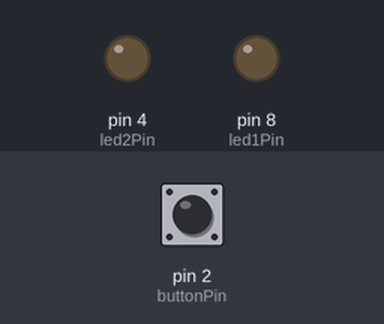
The sketch below on a simulated Arduino Uno, built with avr-gcc and run on an emulated ATmega328P. On the bench: output pins drawn as LEDs (lit = HIGH). The inputs (shaded band) are chosen by the test bench; at power-on: pin 2 (buttonPin) LOW.

Above: at 1.2 s.
1.3 s: pin 2 (buttonPin) pulled HIGH for 0.15 s
At 2.2 s:
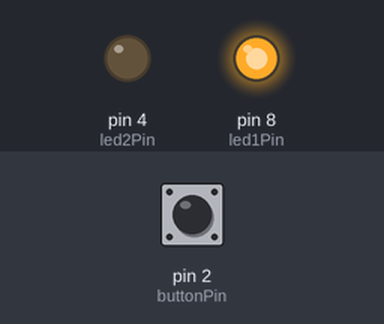
2.9 s: pin 2 (buttonPin) pulled HIGH for 1 s
At 3.4 s:
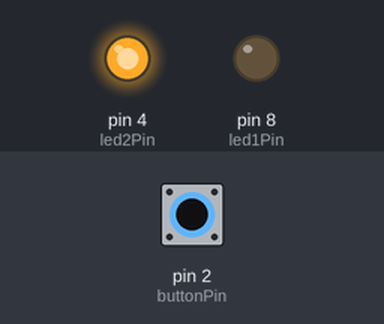
5.4 s: pin 2 (buttonPin) pulled HIGH for 3.2 s
At 6.5 s:
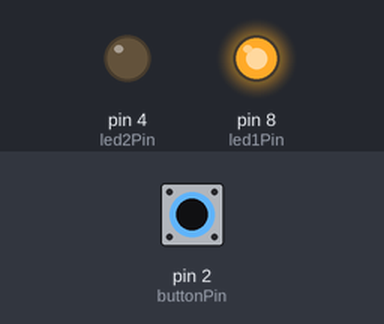
Timing chart, 0 to 8.4 s (numbered marks = the images above; inputs shaded):
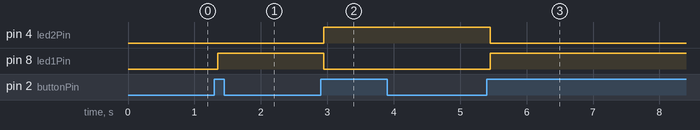

The sketch:

button-2led.ino
```cpp
/*

  This example shows how to detect when a button or button changes the led status from off to on
  and on to off.

  The circuit:
  - pushbutton attached to pin 2 from +5V
  - 10 kilohm resistor attached to pin 2 from ground
  - LED attached from pin 13 to ground through 220 ohm resistor
*/

// this constant won't change:
const int buttonPin = 2;  // the pin that the pushbutton is attached to
const int led1Pin = 8;    // the pin that the LED 1 is attached to
const int led2Pin = 4;    // the pin that te LED 2 is attached to

// Variables will change:
int led1 = 0;               // current state of the led 1
int led2 = 0;               // current state of the led 2
int buttonState = 0;        // current state of the button
int lastButtonState = 0;    // previous state of the button

void setup() {

  // initialize the button pin as a input:
  pinMode(buttonPin, INPUT);
  // initialize the LED 1 as an output:
  pinMode(led1Pin, OUTPUT);
  // initialize the LED 2 as an output:
  pinMode(led2Pin, OUTPUT);
  // initialize serial communication:
  Serial.begin(9600);
}


void loop() {

  // read the pushbutton input pin:
  buttonState = digitalRead(buttonPin);

  // compare the buttonState to its previous state
  if (buttonState != lastButtonState) {
    // if the state has changed, increment the counter
    if (buttonState == HIGH) {
      // if the state has changed (the botton is pressed), change the led status (on or off)
      if (led1 == 0){
        led1 = 1; // led1 status on
        led2 = 0; // led2 status off
      } else {
        led1 = 0; // led1 status off
        led2 = 1; // led2 status on
      }
    }
    // Delay a little bit to avoid bouncing
    delay(50);
  }
  // save the current state as the last state, for next time through the loop
  lastButtonState = buttonState;

  // if the led 1 status is on set the led on HIGH else on LOW
  if (led1 == 1){
    digitalWrite(led1Pin, HIGH);
  } else {
    digitalWrite(led1Pin, LOW);
  }

  // if the led 2 status is on set the led on HIGH else on LOW
  if (led2 == 1){
    digitalWrite(led2Pin, HIGH);
  } else {
    digitalWrite(led2Pin, LOW);
  }
}
```

Measured:
- after the input at 1.3 s, pin 8 (led1Pin): LOW → HIGH after 0.05 s
- after the input at 2.9 s, pin 4 (led2Pin): LOW → HIGH after 0.05 s; pin 8 (led1Pin): HIGH → LOW after 0.05 s
- after the input at 5.4 s, pin 4 (led2Pin): HIGH → LOW after 0.05 s; pin 8 (led1Pin): LOW → HIGH after 0.05 s
